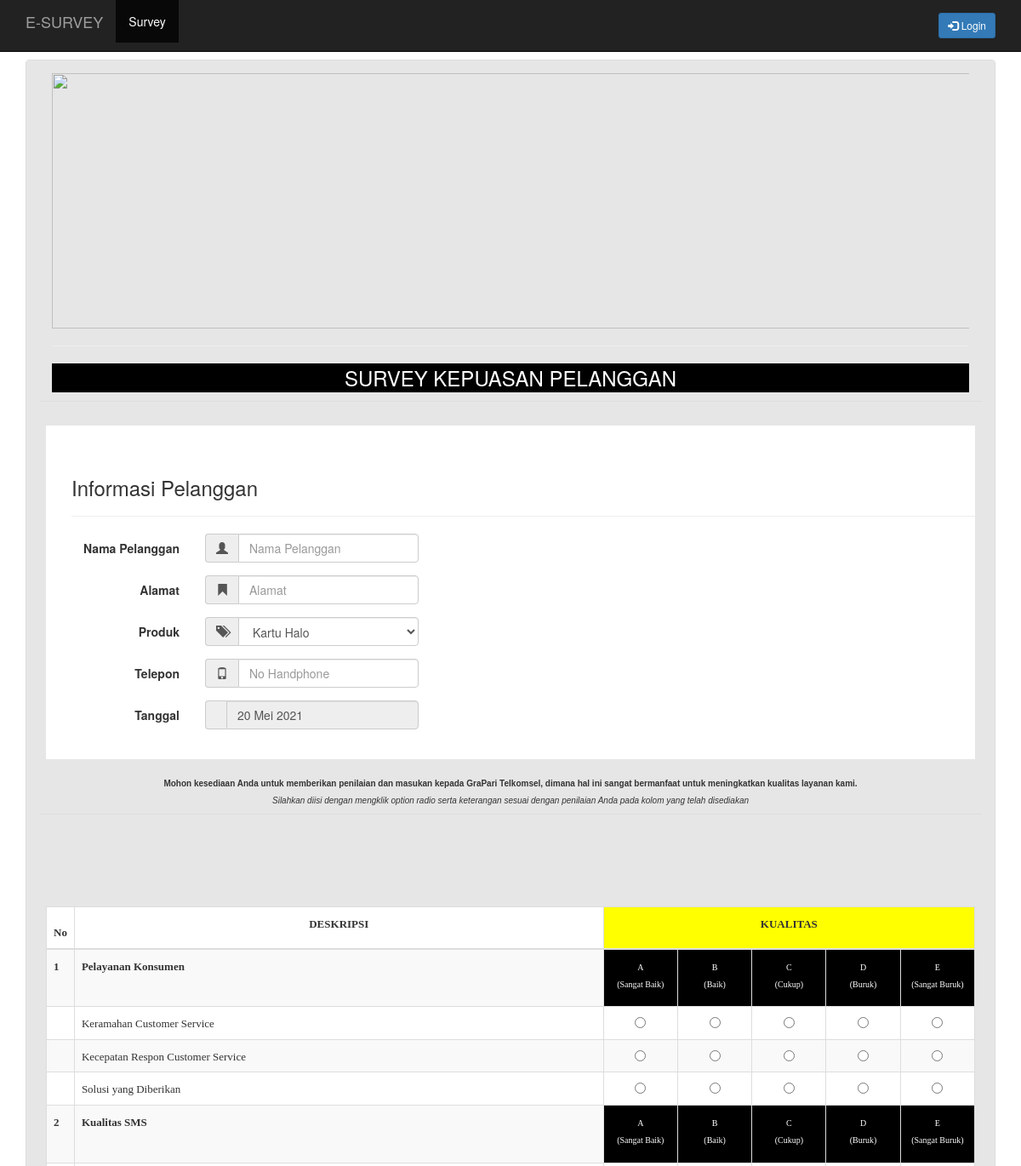
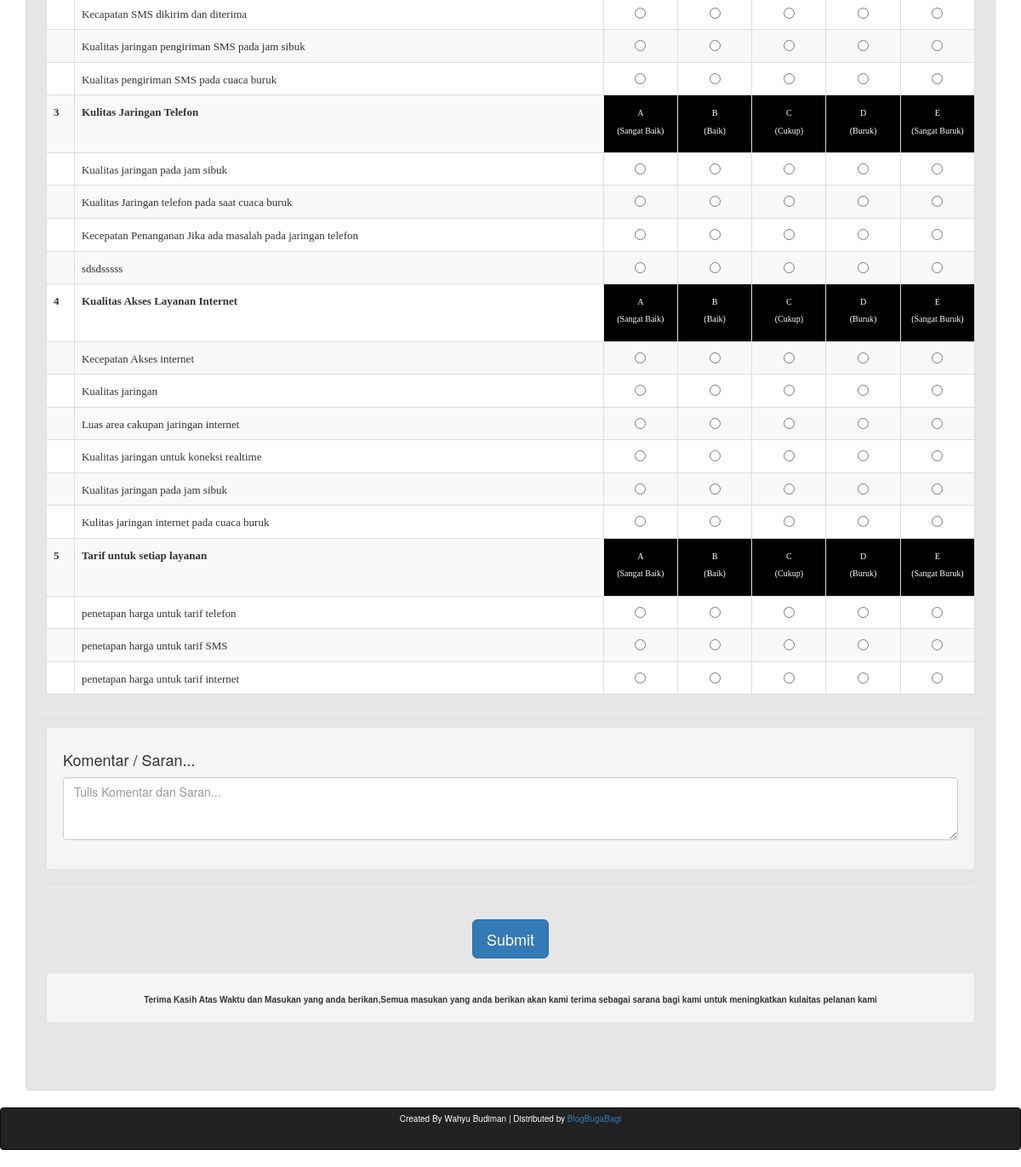
Page /font-awesome/fonts/index.php on the committed database (2 pictures, top to bottom).
### tables this page shows
CREATE TABLE IF NOT EXISTS `tgroup` (
  `groupId` int(11) NOT NULL AUTO_INCREMENT,
  `groupName` varchar(255) NOT NULL,
  `CreatedDate` datetime NOT NULL,
  `CreatedUser` int(11) NOT NULL,
  `ModifiedDate` datetime NOT NULL,
  `ModifiedUser` int(11) NOT NULL,
  PRIMARY KEY (`groupId`),
  KEY `CreatedUser` (`CreatedUser`,`ModifiedUser`),
  KEY `CreatedUser_2` (`CreatedUser`)
);

CREATE TABLE IF NOT EXISTS `tdescription` (
  `descriptionId` int(11) NOT NULL AUTO_INCREMENT,
  `description` text NOT NULL,
  `groupId` int(11) NOT NULL,
  `CreatedDate` datetime NOT NULL,
  `CreatedUser` int(11) NOT NULL,
  `ModifiedDate` datetime NOT NULL,
  `ModifiedUser` int(11) NOT NULL,
  PRIMARY KEY (`descriptionId`),
  KEY `groupId` (`groupId`)
);

### fungsi/fungsi_indotgl.php (called while the page is built, shortened)
<?php
	function tgl_indo($tgl){
			$tanggal = substr($tgl,8,2);
			$bulan = getBulan(substr($tgl,5,2));
			$tahun = substr($tgl,0,4);
			return $tanggal.' '.$bulan.' '.$tahun;
	}
	function getBulan($bln){
				switch ($bln){
					case 5:
						return "Mei";
						break;
				}
			}
?>

### font-awesome/fonts/index.php (the view, shortened to what this page needs)
<!DOCTYPE html>
<html lang="en">
<head>
    <link href="css/bootstrap.min.css" rel="stylesheet">
    <link href="css/blog-post.css" rel="stylesheet">
</head>
<body background="">
    <nav class="navbar navbar-inverse navbar-fixed-top" role="navigation">
        <div class="container">
            <div class="navbar-header">
                <a class="navbar-brand" href="#">E-SURVEY</a>
            </div>
            <div class="collapse navbar-collapse" id="bs-example-navbar-collapse-1">
                <ul class="nav navbar-nav navbar-right">
                    <li><a href="#login" data-toggle="modal"><button class="btn btn-primary btn-sm"><span class="glyphicon glyphicon-log-in"></span> Login</button></a></li>
                </ul>
                <ul class="nav navbar-nav">
                    <li class="active"><a href="#survey" data-toggle="tab">Survey</a></li>
                </ul>
            </div>
        </div>
    </nav>
    <div class="container">
        <div class="panel panel-default" >
          <div class="panel-body" style="background-color:#e6e6e6;">
            <div class="col-lg-12">
                <img class="img-responsive" src="./images/bannersurvey.jpg" alt="" style="height:300px;width:1290px">
                <hr>
            </div>
              <div class="col-lg-12">
                  <p align="center" style="background-color:black; color:white;" > <font size="5">SURVEY KEPUASAN PELANGGAN</font></p>
              </div>
              <div class="row">
                  <div class="panel-body">
                      <form method='POST' action='aksi_kuosioner.php' onSubmit=\"return validasisurvey(this)\" >
                          <table class="table" >
                              <tr >
                                  <td>
                                      <div class="form-horizontal"  style="margin-top:20px;background-color:#fff;padding-top:20px;padding-bottom:20px;">
                                          <div class="page-header" style="margin-left:30px;">
                                            <h3>Informasi Pelanggan</h3>
                                          </div>
                                          <div class="form-group">
                                             <label for="nama_pelanggan" class="control-label col-sm-2">Nama Pelanggan</label>
                                             <div class="col-sm-3">
                                                 <div class="input-group">
                                                     <div class="input-group-addon">
                                                         <span class="glyphicon glyphicon-user"></span>
                                                     </div>
                                                     <input type="text" id="nama_pelanggan" class="form-control" name="companyName" placeholder="Nama Pelanggan">
                                                 </div>
                                             </div>
                                          </div>
                                          <div class="form-group">
                                             <label for="alamat_pelanggan" class="control-label col-sm-2">Alamat</label>
                                             <div class="col-sm-3">
                                                 <div class="input-group">
                                                     <div class="input-group-addon">
                                                         <span class="glyphicon glyphicon-bookmark"></span>
                                                     </div>
                                                     <input type="text" id="alamat_pelanggan" class="form-control" name="companyAddress1" placeholder="Alamat">
                                                 </div>
                                             </div>
                                          </div>
                                          <div class="form-group">
                                             <label for="produk" class="control-label col-sm-2">Produk</label>
                                             <div class="col-sm-3">
                                                 <div class="input-group">
                                                     <div class="input-group-addon">
                                                         <span class="glyphicon glyphicon-tags"></span>
                                                     </div>
                                                     <select name="companyProduct" id="produk" class="form-control">
                                                         <option value="Kartu Halo">Kartu Halo</option>
                                                     </select>
                                                 </div>
                                             </div>
                                          </div>
                                          <div class="form-group">
                                             <label for="hp" class="control-label col-sm-2">Telepon</label>
                                             <div class="col-sm-3">
                                                 <div class="input-group">
                                                     <div class="input-group-addon">
                                                         <span class="glyphicon glyphicon-phone"></span>
                                                     </div>
                                                     <input type="text" id="hp" class="form-control" name="companyHp" placeholder="No Handphone">
                                                 </div>
                                             </div>
                                          </div>
                                          <div class="form-group">
                                             <label for="tgl" class="control-label col-sm-2">Tanggal</label>
                                             <div class="col-sm-3">
                                                 <div class="input-group">
                                                     <div class="input-group-addon">
                                                     </div>
                                                     <?php
                                                          include "fungsi/fungsi_indotgl.php";
                                                          $tanggal = date('Y-m-d');
                                                          $tglFinal = tgl_indo($tanggal);
                                                          ?>
                                                     <input type="text" id="tgl" class="form-control" disabled="" name="companyName" value="<?php echo $tglFinal; ?>">
                                                 </div>
                                             </div>
                                          </div>
                                      </div>
                                  </td>
                              </tr>
                              <tr>
                                  <td width="97%" valign="top" align="center" colspan="5" style="border-style: none; border-width: medium">
                                  <font face="Arial" size="1"><b>Mohon kesediaan Anda untuk memberikan
                                  penilaian dan masukan kepada GraPari Telkomsel, dimana hal ini sangat bermanfaat
                                  untuk meningkatkan kualitas layanan kami.<br>
                                  </b><i>Silahkan diisi dengan mengklik option radio
                                   serta keterangan sesuai dengan penilaian Anda
                                  pada kolom yang telah disediakan</i></font>
                                  </td>
                              </tr>
                              <tr>
                                  <td colspan="9">
                                      <table class="table table-striped table-bordered">
                                          <thead>
                                              <th width='3%' ><b><font face='Tahoma' size='2'>No</font></b></th>
                                              <th colspan='2'><p align='center'><b><font face='Tahoma' size='2'>DESKRIPSI</font></b></th>
                                              <th colspan="5" bgcolor='#FFFF00'><p align='center'><font face='Tahoma' size='2'>KUALITAS</font></th>
                                          </thead>
                                          <tbody>
                                              <?php
                                              include "koneksi.php";
                                              $no = 1;
                                              $sql = mysqli_query($hore,"SELECT * FROM tgroup");
                                              while($data = mysqli_fetch_array($sql)){
                                                  $id = $data[groupId];
                                                  echo "<tr valign='top'>
                                                          <td><font face='Tahoma' size='2' colspan='1'><b> $no</b></font></td>
                                                          <td colspan='2'><font face='Tahoma' size='2'><b>$data[groupName]</b></font></td>
                                                          <td height='25' width='8%' bgcolor='#000000'><p align='center'><font face='Tahoma' size='1' color='white'>A<br>(Sangat Baik)</font></td>
                                                          <td height='25' width='8%' bgcolor='#000000'><p align='center'><font face='Tahoma' size='1' color='white'>B<br>(Baik)</font></td>
                                                          <td height='25' width='8%' bgcolor='#000000'><p align='center'><font face='Tahoma' size='1' color='white'>C<br>(Cukup)</font></td>
                                                          <td height='25' width='8%' bgcolor='#000000'><p align='center'><font face='Tahoma' size='1' color='white'>D<br>(Buruk)</font></td>
                                                          <td height='25' width='8%' bgcolor='#000000'><p align='center'><font face='Tahoma' size='1' color='white'>E<br>(Sangat Buruk)</font></td>
                                                      </tr>";
                                                  $hasil = mysqli_query($hore,"SELECT * FROM tdescription, tgroup WHERE tdescription.groupId = '$id' AND tdescription.groupId = tgroup.groupId ORDER BY tgroup.groupId");
                                                  $i = 1;
                                                  while ($r = mysqli_fetch_array($hasil)){
                                                      echo "<tr>
                                                              <td colspan='1'></td>
                                                              <td colspan='2'><font face='Tahoma' size='2'> $r[description]</font></td>
                                                              <td align='center'> <input type='radio' name='asfa$i$data[groupId]' value='A'> </td>
                                                              <td align='center'> <input type='radio' name='asfa$i$data[groupId]' value='B'> </td>
                                                              <td align='center'> <input type='radio' name='asfa$i$data[groupId]' value='C'> </td>
                                                              <td align='center'> <input type='radio' name='asfa$i$data[groupId]' value='D'> </td>
                                                              <td align='center'> <input type='radio' name='asfa$i$data[groupId]' value='E'> </td>
                                                              </tr>";
                                                      $i++;
                                                  }
                                                  echo "<br>";
                                                  $no++;
                                              }
                                              ?>
                                          </tbody>
                                      </table>
                                  </td>
                              </tr>
                              <tr>
                                  <td colspan="8">
                                          <div class="well">
                                              <h4>Komentar / Saran...</h4>
                                                  <div class="form-group">
                                                      <textarea name='suggestion' class="form-control" rows="3" placeholder="Tulis Komentar dan Saran..."></textarea>
                                                  </div>
                                          </div>
                                      <hr>
                                  </td>
                              </tr>
                              <tr>
                                  <td colspan="8"> <center><button type="submit" class="btn btn-primary btn-lg">Submit</button></center> </td>
                              </tr>
                              <tr>
                                  <td width="97%" valign="top" align="center" colspan="5" style="border-style: none; border-width: medium">
                                  <center class="well">
                                  <font face="Arial" size="1"><b>Terima Kasih Atas Waktu dan Masukan yang anda berikan,Semua masukan yang anda berikan </b> </i></font>
                                  <font face="Arial" size="1"><b>akan kami terima sebagai sarana bagi kami untuk meningkatkan kulaitas pelanan kami</b>  </i></font>
                                  </center>
                                  </td>
                              </tr>
                          </table>
                      </form>
                  </div>
              </div>
           </div>
        </div>
    </div>
    <nav class="navbar navbar-inverse navbar-absolut-bottom" role="navigation">
        <div class="container">
            <div class="collapse navbar-collapse" id="bs-example-navbar-collapse-1">
               <center><font color="white" size="1" >Created By Wahyu Budiman | Distributed by <a href="https://blogbugabagi.blogspot.com" target="_blank" rel="noopener noreferrer">BlogBugaBagi</a></font></center>
            </div>
        </div>
    </nav>
</body>
</html>

### css/blog-post.css (style rules this page uses)
body { padding-top: 70px; }

### rows in the picture
tgroup: groupName "Pelayanan Konsumen"
tdescription: description "Keramahan Customer Service"
tdescription: description "Kecepatan Respon Customer Service"
tdescription: description "Solusi yang Diberikan"
tgroup: groupName "Kualitas SMS"
tdescription: description "Kecapatan SMS dikirim dan diterima"
tdescription: description "Kualitas jaringan pengiriman SMS pada jam sibuk"
tdescription: description "Kualitas pengiriman SMS pada cuaca buruk"
tgroup: groupName "Kulitas Jaringan Telefon"
tdescription: description "Kualitas jaringan pada jam sibuk"
tdescription: description "Kualitas Jaringan telefon pada saat cuaca buruk"
tdescription: description "Kecepatan Penanganan Jika ada masalah pada jaringan telefon"
tdescription: description "sdsdsssss"
tgroup: groupName "Kualitas Akses Layanan Internet"
tdescription: description "Kecepatan Akses internet"
tdescription: description "Kualitas jaringan"
tdescription: description "Luas area cakupan jaringan internet"
tdescription: description "Kualitas jaringan untuk koneksi realtime"
tdescription: description "Kualitas jaringan pada jam sibuk"
tdescription: description "Kulitas jaringan internet pada cuaca buruk"
tgroup: groupName "Tarif untuk setiap layanan"
tdescription: description "penetapan harga untuk tarif telefon"
tdescription: description "penetapan harga untuk tarif SMS"
tdescription: description "penetapan harga untuk tarif internet"
